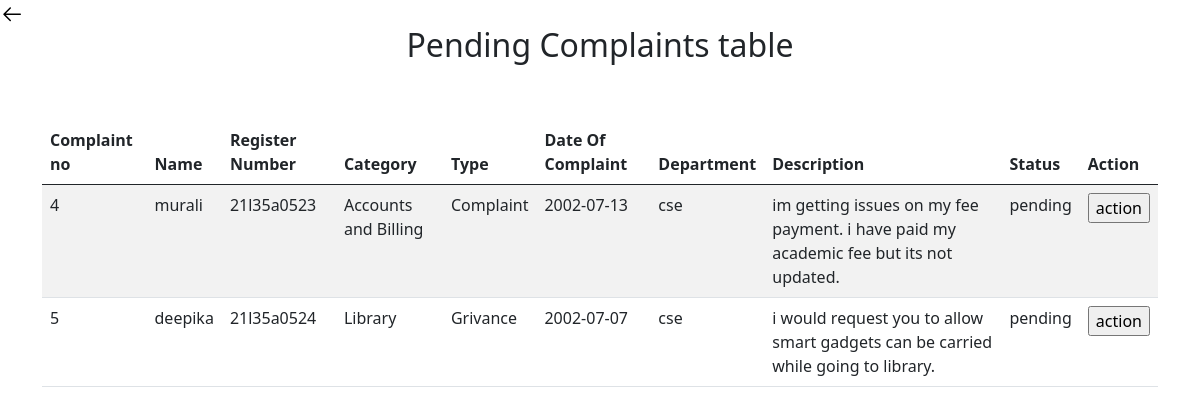
Screenshot of /hod/pendcom.php (signed in) with the database file from the repository.
### tables this page shows
CREATE TABLE `complaint` (
  `sno` int(100) NOT NULL,
  `name` varchar(100) NOT NULL,
  `id` varchar(100) NOT NULL,
  `cat` varchar(100) NOT NULL,
  `type` varchar(100) NOT NULL,
  `dateof` date NOT NULL,
  `description` varchar(1000) NOT NULL,
  `dept` varchar(100) NOT NULL,
  `filename` varchar(1000) NOT NULL,
  `status` varchar(100) NOT NULL,
  `access` varchar(100) NOT NULL DEFAULT 'C'
);

### hod/pendcom.php (the view, shortened to what this page needs)
    <?php
  include 'conn.php';
  ?>
<!DOCTYPE html>
<html lang="en">
<head>
    <link href="https://cdn.jsdelivr.net/npm/bootstrap@5.0.2/dist/css/bootstrap.min.css" rel="stylesheet">
</head>
<body>
<a href="hoddash.php">
<svg xmlns="http://www.w3.org/2000/svg" viewBox="0 0 24 24" width="24" height="24"><path d="M10.78 19.03a.75.75 0 01-1.06 0l-6.25-6.25a.75.75 0 010-1.06l6.25-6.25a.749.749 0 011.275.326.749.749 0 01-.215.734L5.81 11.5h14.44a.75.75 0 010 1.5H5.81l4.97 4.97a.75.75 0 010 1.06z"></path></svg></a>
  <center>
    <h2> Pending Complaints table</h2>
</center>
<br><br>
    <?php
    $res=mysqli_query($link,"select * from complaint where access='H' and status='pending'");
    $count=mysqli_num_rows($res);
    if($count==0){
        echo `<h1>U have no complaints</h1>`;
    }
    else {
        ?>
        <div class='container'>
<table class="table table-striped table-hover">
  <thead>
    <tr>
    <th scope="col">Complaint no</th>
      <th scope="col">Name</th>
      <th scope="col">Register Number</th>
      <th scope="col">Category</th>
      <th scope="col">Type</th>
      <th scope="col">Date Of Complaint</th>
      <th scope="col">Department</th>
      <th scope="col">Description</th>
      <th scope="col">Status</th>
      <th scope="col">Action</th>
    </tr>
  </thead>
  <tbody>
    <?php
    while($values=mysqli_fetch_array($res))
    {
        echo "<tr>";
        echo "<td>";    echo " $values[sno] ";   echo "</td>";
            echo "<td>";    echo " $values[name] ";   echo "</td>";
            echo "<td>";    echo " $values[id] ";   echo "</td>";
            echo "<td>";    echo " $values[cat] ";   echo "</td>";
            echo "<td>";    echo " $values[type] ";   echo "</td>";
            echo "<td>";    echo " $values[dateof] ";   echo "</td>";
            echo "<td>";    echo " $values[dept] ";   echo "</td>";
            echo "<td>";    echo " $values[description] ";   echo "</td>";
            echo "<td>";    echo " $values[status] ";   echo "</td>";
        echo "<td>";
        ?>
            <form action="changehod.php" method="post">
        <input type='submit' value="action"  >
            </form>
            <?php
            echo "</td>";
            echo "</tr>";
    }
    ?>
        <?php
    }
    ?>
</div>
</body>
</html>

### hod/pendcom.php (style rules this page uses)
body { background-image: url('../bg.jpg'); }

### rows the page displays
complaint: sno "4", name "murali", id "21l35a0523", cat "Accounts and Billing", type "Complaint", dateof "2002-07-13", dept "cse", description "im getting issues on my fee payment. i have paid my academic fee but its not updated.", status "pending"
complaint: sno "5", name "deepika", id "21l35a0524", cat "Library", type "Grivance", dateof "2002-07-07", dept "cse", description "i would request you to allow smart gadgets can be carried while going to library.", status "pending"
